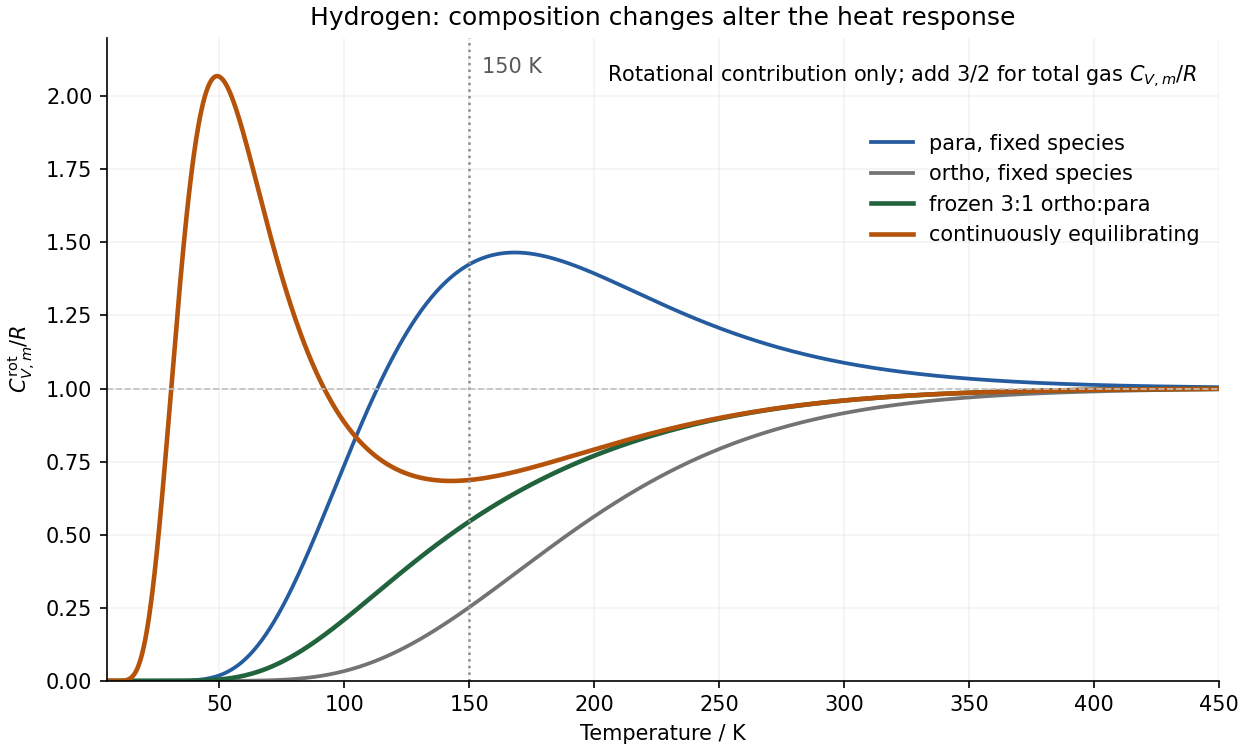

Python code for this plot:
"""Original rigid-rotor sums, with frozen and converting spin populations."""
import numpy as np
import matplotlib.pyplot as plt

theta = 85.3
temperature = np.linspace(5, 450, 1400)
J = np.arange(41)
level = theta * J * (J + 1)
spatial = 2 * J + 1
weights = spatial[:, None] * np.exp(-level[:, None] / temperature[None, :])

def heat_capacity(w):
    prob = w / np.sum(w, axis=0)
    mean = np.sum(prob * level[:, None], axis=0)
    second = np.sum(prob * level[:, None]**2, axis=0)
    return np.maximum(0, second - mean**2) / temperature**2

even, odd = J % 2 == 0, J % 2 == 1
para = heat_capacity(weights * even[:, None])
ortho = heat_capacity(weights * odd[:, None])
normal = 0.25 * para + 0.75 * ortho
equilibrium = heat_capacity(weights * np.where(even, 1, 3)[:, None])

fig, ax = plt.subplots(figsize=(8.3, 5), constrained_layout=True)
ax.plot(temperature, para, label="para, fixed species", color="#245c9f", lw=1.8)
ax.plot(temperature, ortho, label="ortho, fixed species", color="0.45", lw=1.8)
ax.plot(temperature, normal, label="frozen 3:1 ortho:para", color="#21633d", lw=2.2)
ax.plot(temperature, equilibrium, label="continuously equilibrating", color="#b45309", lw=2.2)
ax.axvline(150, color="0.55", ls=":", lw=1.2)
ax.text(155, 2.08, "150 K", fontsize=10, color="0.35")
ax.axhline(1, color="0.75", lw=0.8, ls="--")
ax.set(xlim=(5, 450), ylim=(0, 2.2), xlabel="Temperature / K",
       ylabel=r"$C_{V,m}^{\rm rot}/R$",
       title="Hydrogen: composition changes alter the heat response")
ax.text(0.98, 0.96, r"Rotational contribution only; add $3/2$ for total gas $C_{V,m}/R$",
        transform=ax.transAxes, ha="right", va="top", fontsize=10)
ax.legend(frameon=False, loc="upper right", bbox_to_anchor=(1, 0.88), fontsize=10)
ax.spines[["top", "right"]].set_visible(False)
ax.grid(alpha=0.15)
fig.savefig("paper-2-hydrogen-heat-capacity.png", dpi=150, facecolor="white")
plt.close(fig)
